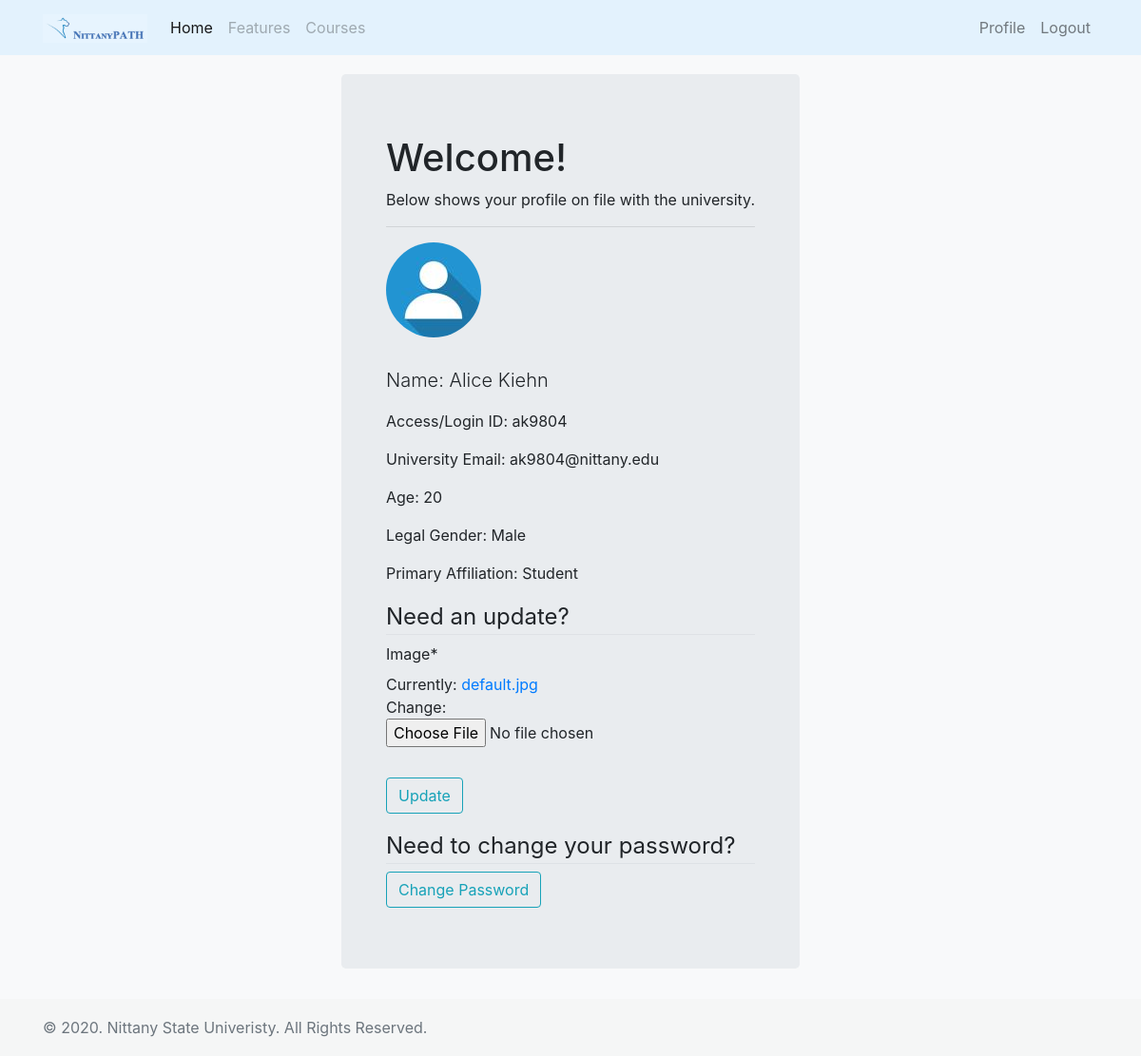
Screenshot of /profile/ (signed in) with the database file from the repository.
### users/models.py (models this page shows, shortened)
class UniversityMember(AbstractBaseUser, PermissionsMixin):
    ROLES = (
        ('1', 'Faculty'),
        ('2', 'Student'),
    )
    LEGAL_GENDERS = (
        ('M', 'Male'),
        ('F', 'Female'),
    )
    is_staff = models.BooleanField(default=False)
    is_active = models.BooleanField(default=True)
    date_joined = models.DateTimeField(default=timezone.now)
    access_id = models.CharField(
        max_length=6, verbose_name="Access ID", unique=True)
    legal_name = models.CharField(max_length=100)
    age = models.PositiveSmallIntegerField()
    legal_gender = models.CharField(max_length=1, choices=LEGAL_GENDERS)
    primary_affiliation = models.CharField(max_length=1, choices=ROLES)
    image = models.ImageField(default='default.jpg', upload_to='profile_pics')
    USERNAME_FIELD = 'access_id'
    REQUIRED_FIELDS = []
    objects = CustomUserManager()

### users/views.py (the view)
# urls.py: path('profile/', users_views.profile, name='profile'),
@login_required
def profile(request):
  if request.method == 'POST':
    profile_update_form = UniversityMemberProfileUpdateForm(request.POST, request.FILES, instance=request.user)
    if profile_update_form.is_valid():
      profile_update_form.save()
      messages.success(request, "Your profile has been updated!")
      return redirect("profile")
  else:
    profile_update_form = UniversityMemberProfileUpdateForm(instance=request.user)
  context = {
    'profile_update_form': profile_update_form,
  }
  return render(request, 'users/profile.html', context)

### users/forms.py
class UniversityMemberProfileUpdateForm(forms.ModelForm):
    class Meta:
        model = UniversityMember
        fields = ['image']

### users/templates/users/profile.html (shortened to what this page needs)
{% extends "base.html" %}
{% load crispy_forms_tags %}
{% block bodycontent %}
  <div class="jumbotron">
    <div class="container">
      <h1 class="display">Welcome!</h1>
      <p>Below shows your profile on file with the university.</p>
      <hr class="my">
      <img class="rounded-circle" width="100" height="100" src="{{ user.image.url }}" data-holder-rendered="true">
      <p class="lead" style="margin-top: 1.5em">Name: {{ user.legal_name }}</p>
      <p>Access/Login ID: {{ user.access_id }}</p>
      <p>University Email: {{ user.access_id }}@nittany.edu</p>
      <p>Age: {{ user.age }}</p>
      <p>Legal Gender: {{ user.get_legal_gender_display }}</p>
      <p>Primary Affiliation: {{ user.get_primary_affiliation_display }}</p>
    </div>
    <div class="container">
      <form method="POST" enctype="multipart/form-data">
        <fieldset class="form-group">
          <legend class="border-bottom">Need an update?</legend>
          {{ profile_update_form|crispy }}
        </fieldset>
        <div class="form-group">
          <button class="btn btn-outline-info" type="submit">Update</button>
        </div>
      </form>
    </div>
    <div class="container">
      <legend class="border-bottom">Need to change your password?</legend>
      <a class="button btn btn-outline-info" href="{% url 'password_change' %}">Change Password</a>
    </div>
  </div>
{% endblock bodycontent %}

### registrar/templates/base.html (shortened to what this page needs)
{% load static %}
<!doctype html>
<html lang="en">
  <head>
    <link rel="stylesheet" href="https://stackpath.bootstrapcdn.com/bootstrap/4.4.1/css/bootstrap.min.css">
    <link rel="stylesheet" type="text/css" href="{% static 'registrar/basestyle.css' %}">
    <body style="background-color:#f8f9fa">
  </head>
  <body>
    <header class="site-header">
      <div class="container-fluid p-0">
        <nav class="navbar navbar-expand-lg navbar-light" style="background-color: #e3f2fd;">
          <div class="container">
            <a class="navbar-brand" href="{% url 'landing' %}">
              <img src="{% static 'registrar/logo.png' %}" width="110" height="30" alt="">
            </a>
            <div class="collapse navbar-collapse" id="navbarNavAltMarkup">
              <div class="navbar-nav">
                <a class="nav-item nav-link active" href="{% url 'landing' %}">Home <span class="sr-only">(current)</span></a>
                <a class="nav-item nav-link disabled" href="#">Features</a>
                <a class="nav-item nav-link disabled" href="#" tabindex="-1" aria-disabled="true">Courses</a>
              </div>
            </div>
            <span class="navbar-nav">
              {% if user.is_authenticated %}
                <a class="nav-item nav-link" href="{% url 'profile' %}">Profile</a>
                <a class="nav-item nav-link" href="{% url 'logout' %}">Logout</a>
              {% else %}
                <a class="nav-item nav-link" href="{% url 'login' %}">Login</a>
              {% endif %}
            </span>
          </div>
        </nav>
      </div>
    </header>
    <main role="main" class="container">
      <div class="row justify-content-center">
        {% block bodycontent %}
        {% endblock %}
      </div>
    </main>
    <footer class="footer">
      <div class="container">
        <span class="text-muted">
          © 2020. Nittany State Univeristy. All Rights Reserved.
        </span>
      </div>
    </footer>
  </body>
</html>

### registrar/static/registrar/basestyle.css (style rules this page uses)
header { padding-bottom: 20px; }
html { position: relative; min-height: 100%; }
body { margin-bottom: 60px; }
.footer { position: absolute; bottom: 0; width: 100%; height: 60px; line-height: 60px; background-color: #f5f5f5ab; }

### rows the page displays
UniversityMember: image (placeholder picture), legal_name "Alice Kiehn", access_id "ak9804", age "20", legal_gender "Male", primary_affiliation "Student"
